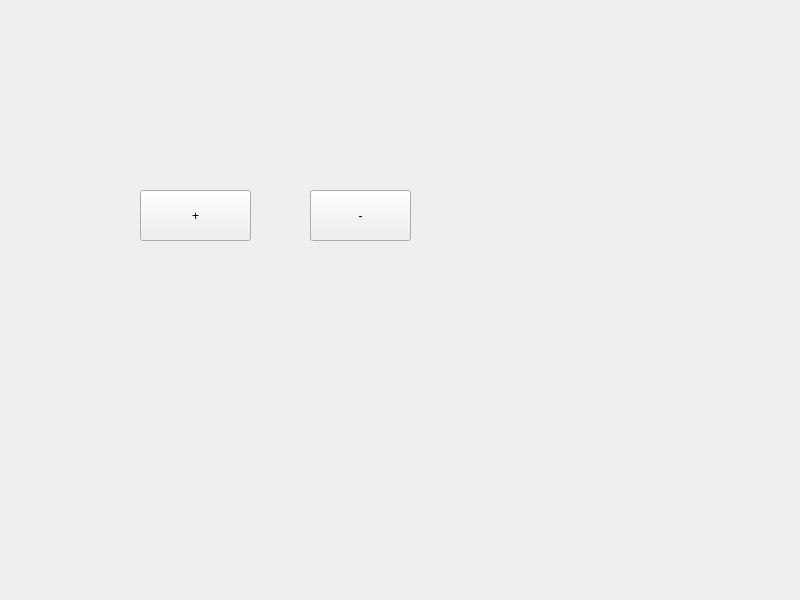
<?xml version="1.0" encoding="UTF-8"?>
<ui version="4.0">
 <class>Widget</class>
 <widget class="QWidget" name="Widget">
  <property name="geometry">
   <rect>
    <x>0</x>
    <y>0</y>
    <width>800</width>
    <height>600</height>
   </rect>
  </property>
  <property name="windowTitle">
   <string>Widget</string>
  </property>
  <widget class="QPushButton" name="pushButtonAdd">
   <property name="geometry">
    <rect>
     <x>140</x>
     <y>190</y>
     <width>111</width>
     <height>51</height>
    </rect>
   </property>
   <property name="text">
    <string>+</string>
   </property>
  </widget>
  <widget class="QPushButton" name="pushButtonSub">
   <property name="geometry">
    <rect>
     <x>310</x>
     <y>190</y>
     <width>101</width>
     <height>51</height>
    </rect>
   </property>
   <property name="text">
    <string>-</string>
   </property>
  </widget>
 </widget>
 <resources/>
 <connections/>
</ui>
